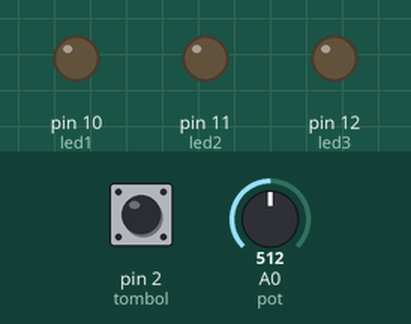
Simulated run of this sketch. Board: Arduino Uno, built with avr-gcc and run on an emulated ATmega328P. Parts: output pins drawn as LEDs (lit = HIGH). The inputs (shaded band) are chosen by the test bench; at power-on: pin 2 (tombol) HIGH, A0 (pot) = 512.

Above: at 1.2 s.
1.3 s: pin 2 (tombol) pulled LOW for 0.15 s
At 2.1 s:
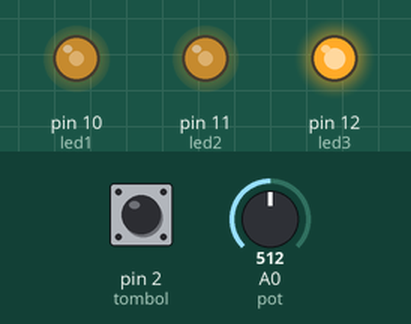
At 3.65 s:
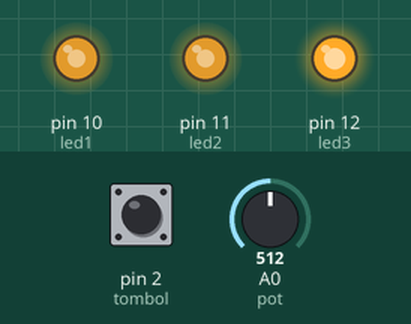
7.3 s: pin 2 (tombol) pulled LOW for 1 s
At 9.05 s:
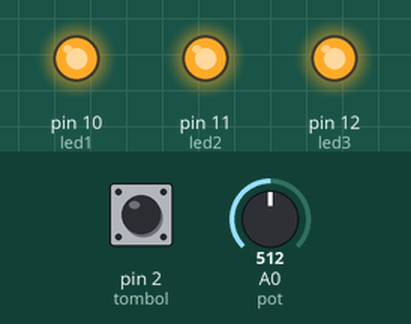
Timing chart, 0 to 15.6 s (numbered marks = the images above; inputs shaded):
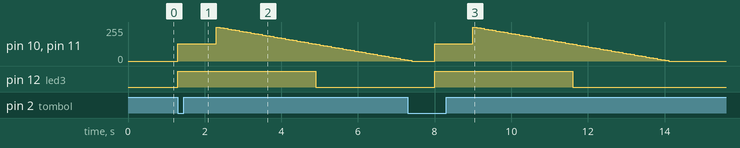

The sketch:

6.ino
```cpp
int led1 = 10;
int led2 = 11;
int led3 = 12;
int pot = A0;
int tombol = 2;
int data,i;

void setup(){
  pinMode(led1,OUTPUT);
  pinMode(led2,OUTPUT);
  pinMode(led3,OUTPUT);
  pinMode(pot,INPUT);
  pinMode(tombol,INPUT);
}
void loop(){
  if(digitalRead(tombol)==LOW){
    data=analogRead(pot);
    data=data/4;
    analogWrite(led1,data);
    analogWrite(led2,data);
    analogWrite(led3,data);
    delay(1000);
    for(i=255; i>=0; i-=5){
      analogWrite(led1,i);
      analogWrite(led2,i);
      analogWrite(led3,i);
      delay(100);
    }
    delay(500);
  }else{
    digitalWrite(led1,LOW);
    digitalWrite(led2,LOW);
    digitalWrite(led3,LOW);
  }
}
```

Measured:
- after the input at 1.3 s, pin 10 (led1), pin 11 (led2): rises from 0/255 to 255/255 in 1.0 s, then falls to 10/255 in 4.9 s; pin 12 (led3): LOW → HIGH at once, → LOW 3.6 s later
- after the input at 7.3 s, pin 12 (led3): LOW → HIGH after 0.70 s, → LOW 3.6 s later
